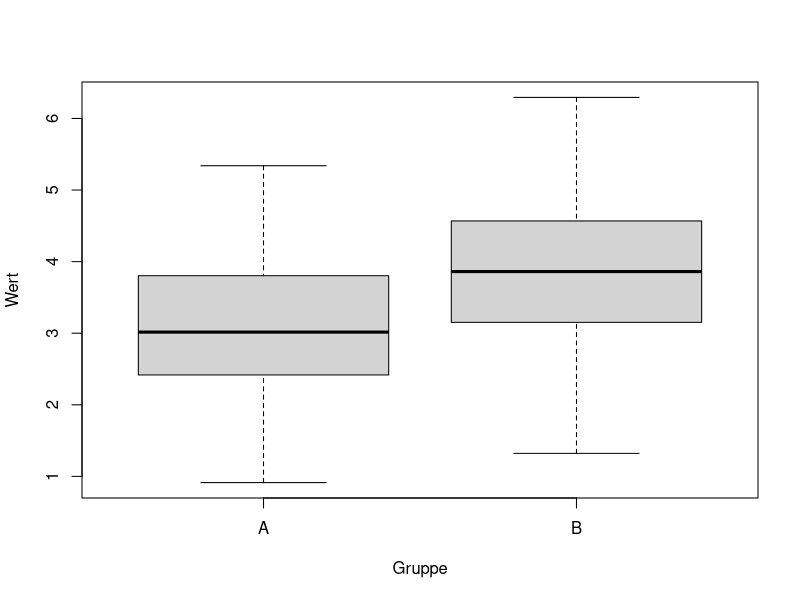

The R source for this figure:
## ---- chunk 1
#| label: fig-Grafik01
#| fig-cap: Beispielboxplot (fiktionale Daten)

# Dezimaltrennzeichen auf "," setzen.
options(OutDec = ",")

# Daten erzeugen
dat <- data.frame(Gruppe = rep(c("A", "B"), each = 100),
                  Wert = c(rnorm(100, mean = 3), 
                           rnorm(100, mean = 4)))

# Boxplot
boxplot(Wert ~ Gruppe, data = dat)
## ---- chunk 2
# T-Test
t.test(Wert ~ Gruppe, data = dat)
